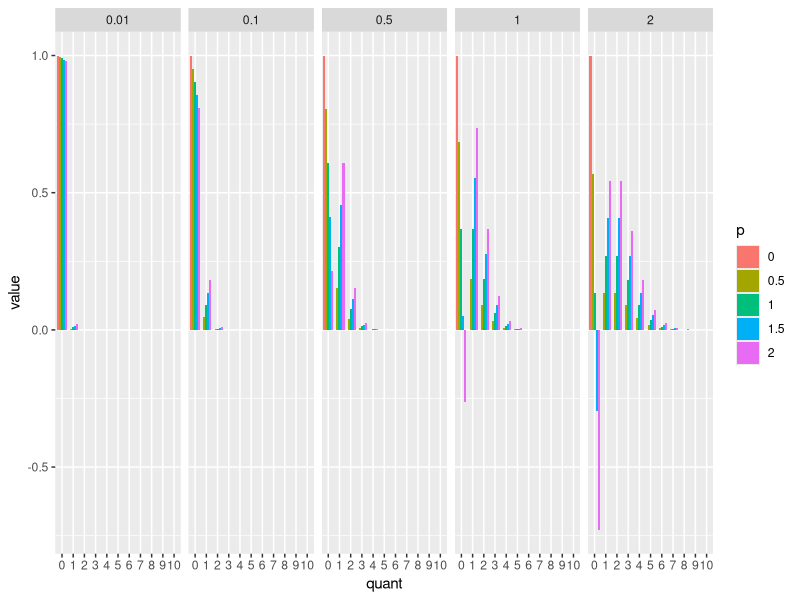
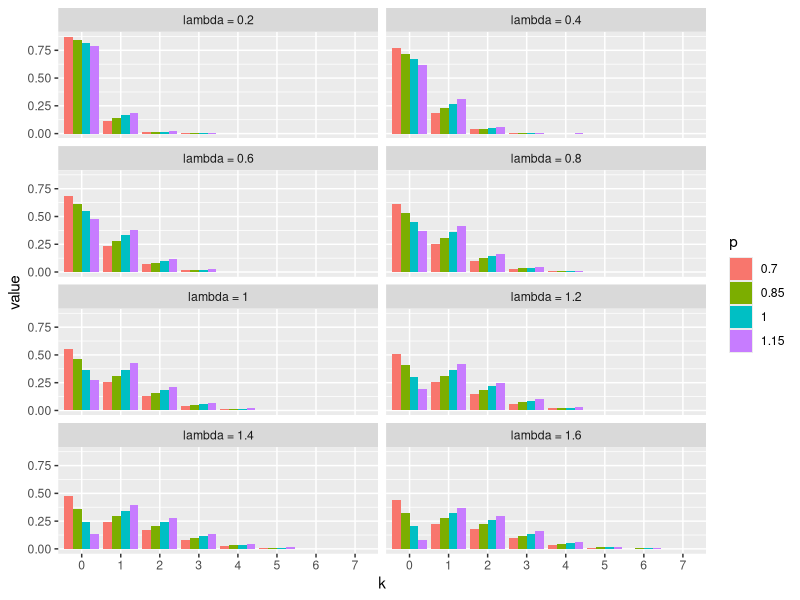
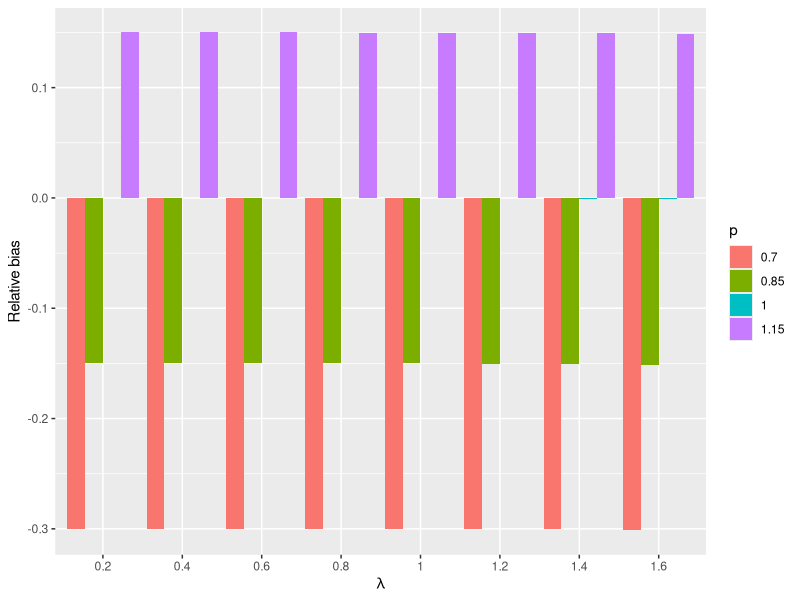

Here is the R script that generated these plots, in order:
#density ZIP
dzipois <- function(x, lambda, p, log = FALSE) {
  ifelse(x == 0, 1 - p + p * exp(-lambda), p * (lambda^x) * exp(-lambda)/(factorial(x)))
}


dzipois(5, 2, 1)
dpois(5, 2)

library(ggplot2)
library(reshape2)
library(dplyr)

compare_dens <- function(lambdas = c(0.1, 0.5, 1, 2), quantiles = 0L:10, ps = 0:4/4) {
  melt(do.call(rbind, lapply(lambdas, function(single_lambda) {
    df_dens <- data.frame(factor(rep(single_lambda, length(quantiles))), 
                          factor(quantiles), 
                          sapply(ps, function(single_p)
                            dzipois(quantiles, single_lambda, single_p)))
    
    colnames(df_dens) <- c("lambda", "quant", ps)
    df_dens
  })), variable.name = "p")
}

mdf_dens <- compare_dens(lambdas = c(0.01, 0.1, 0.5, 1, 2),
                         quantiles = 0L:10,
                         ps = 0:4/2)
ggplot(mdf_dens, aes(x = quant, y = value, fill = p)) +
  geom_bar(stat = "identity", position = "dodge") +
  facet_wrap(~ lambda, nrow = 1)


#probability function from Wang 2012
#p overdispersed/underdispersed Poisson
#if p > 1, underdispersion
doupois <- function(x, lambda, p) {
  if(p > (1 - exp(-lambda))^-1)
    stop("Probability distribution no longer valid.")
  sapply(x, function(ith_x) {
    if(ith_x == 0) {
      (1 - p) + p*exp(-lambda)
    } else {
      p * ((lambda^ith_x) * exp(-lambda))/(factorial(ith_x))
    }
  })
}
# Example:
#doupois(5, 1, 1)
#dpois(5, 1)


k_vector <- 0L:7
p_vector <- seq(0.70, 1.15, by = 0.15)
lambda_vector <- 1L:8/5
res <- do.call(rbind, lapply(lambda_vector, function(single_lambda) {
  dens <- sapply(p_vector, function(single_p)
    doupois(k_vector, single_lambda, single_p))
  mdens <- melt(dens, varnames = c("k", "p"))
  mdens[["p"]] <- factor(mdens[["p"]], labels = p_vector)
  mdens[["k"]] <- factor(mdens[["k"]], labels = k_vector)
  data.frame(lambda = single_lambda, mdens)
})) %>% mutate(lambda_fac = as.factor(paste0("lambda = ", lambda)))
library(ggplot2)


ggplot(res, aes(x = k, fill = p, y = value)) +
  geom_bar(stat = "identity", position = "dodge") +
  facet_wrap(~ lambda_fac, ncol = 2)

bias_res <- mutate(res, expected = as.numeric(as.character(k)) * value) %>% 
  group_by(p, lambda) %>%
  summarize(est_mean = (sum(expected))) %>%
  mutate(relbias = (est_mean - lambda)/lambda,
         bias = est_mean - lambda)


ggplot(bias_res, aes(x = as.factor(lambda), fill = p, y = relbias)) +
  geom_bar(stat = "identity", position = "dodge") +
  scale_x_discrete(expression(lambda)) +
  scale_y_continuous("Relative bias")
